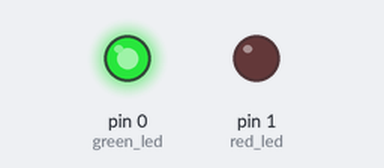
Bench run of a sketch on a simulated Arduino Uno, built with avr-gcc and run on an emulated ATmega328P. Parts: output pins drawn as LEDs (lit = HIGH).

Above: at 0.3 s.
At 4.6 s:
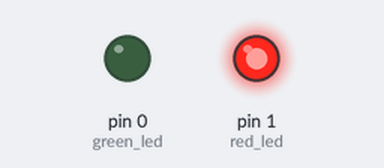
Timing chart, 0 to 7.0 s (numbered marks = the images above):
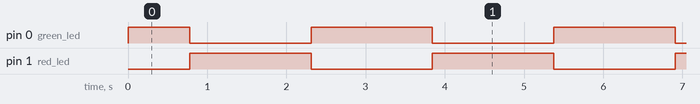

The sketch:

santafade_trinket.ino
```cpp
int green_led = 0;
int red_led = 1;
int brightness = 0;
int fade = 5;

void setup() {
  // put your setup code here, to run once:
  pinMode(green_led, OUTPUT);
  pinMode(red_led, OUTPUT);
}

void loop() {
  analogWrite(red_led, brightness);
  analogWrite(green_led, 255 - brightness);
  brightness = brightness + fade;
  if (brightness <= 0 || brightness >= 255) {
    fade = -fade;
  }
  delay(30);
}
```

Measured:
- by itself, pin 0 (green_led): repeats every 3.1 s: LOW 1.5 s, HIGH 1.5 s
- by itself, pin 1 (red_led): alternates HIGH for 1.5 s and LOW for 1.5 s
